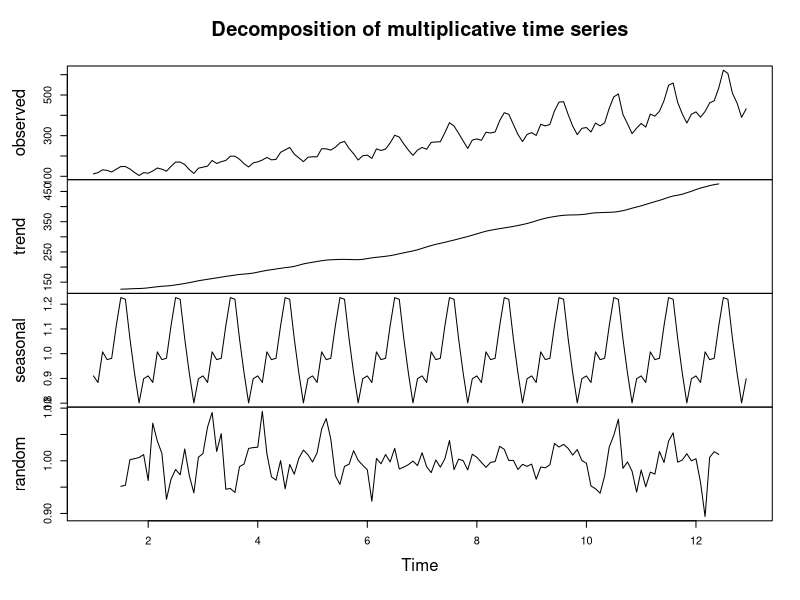
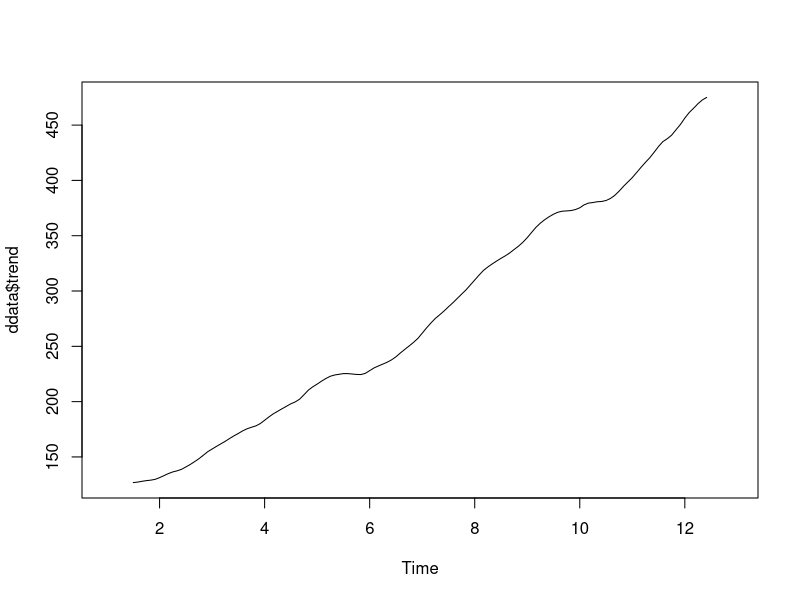
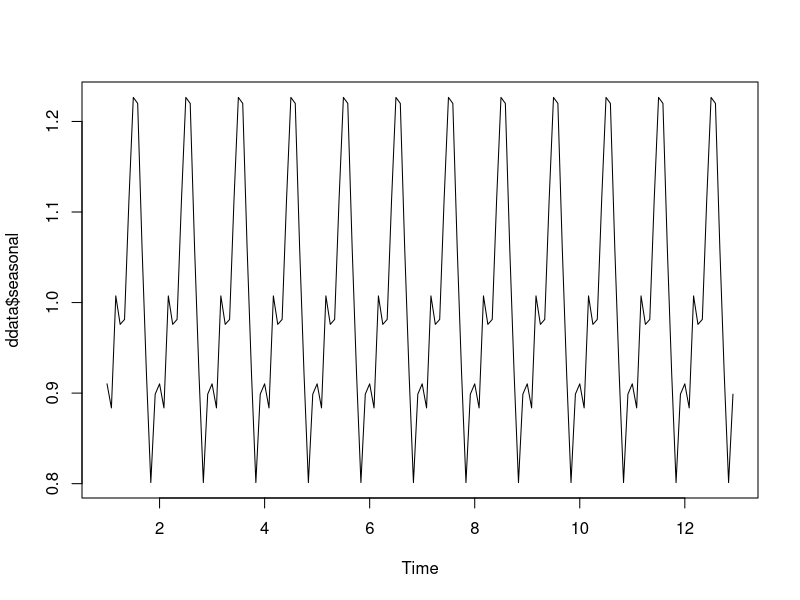
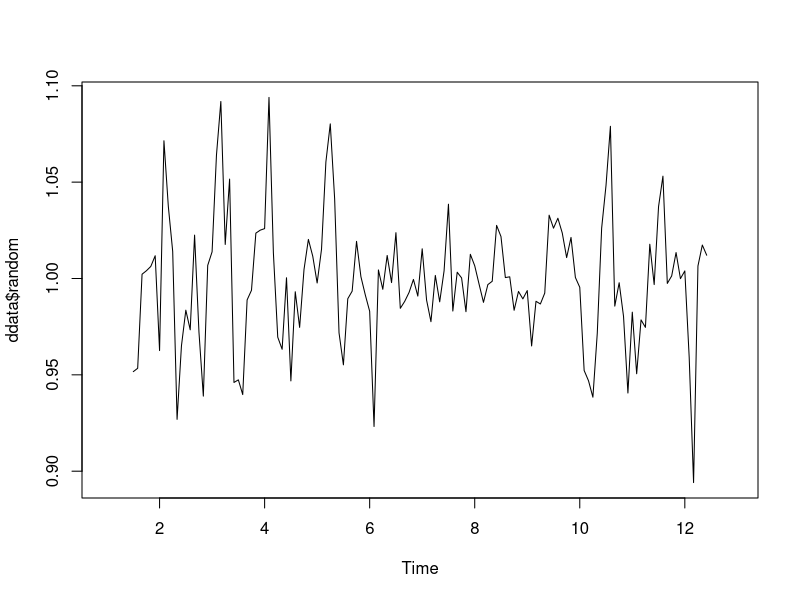
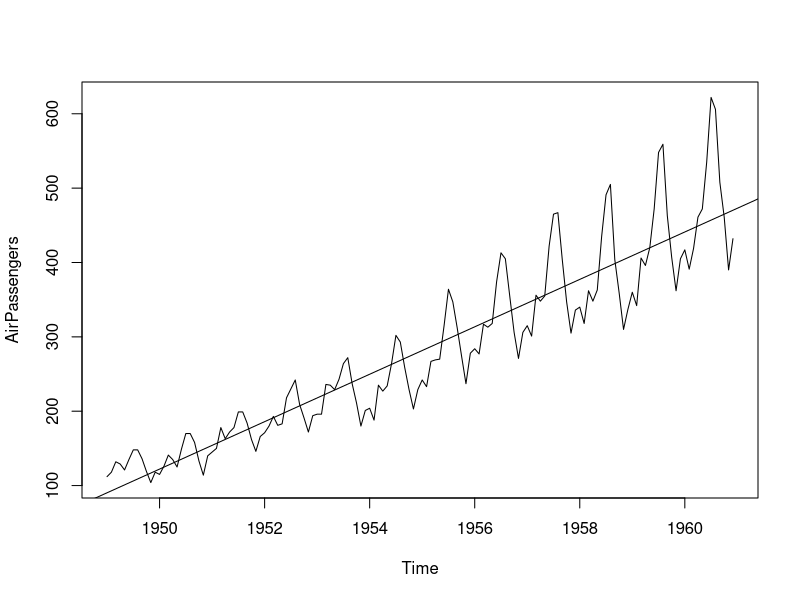
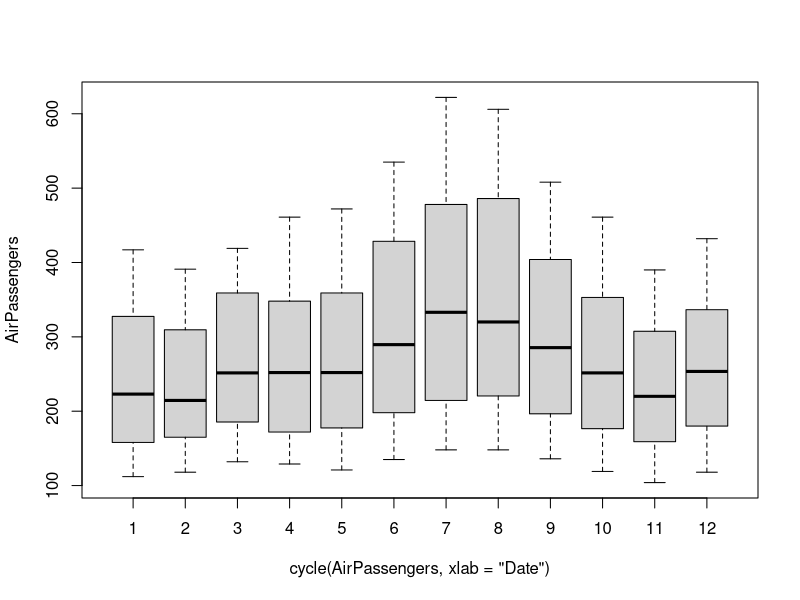
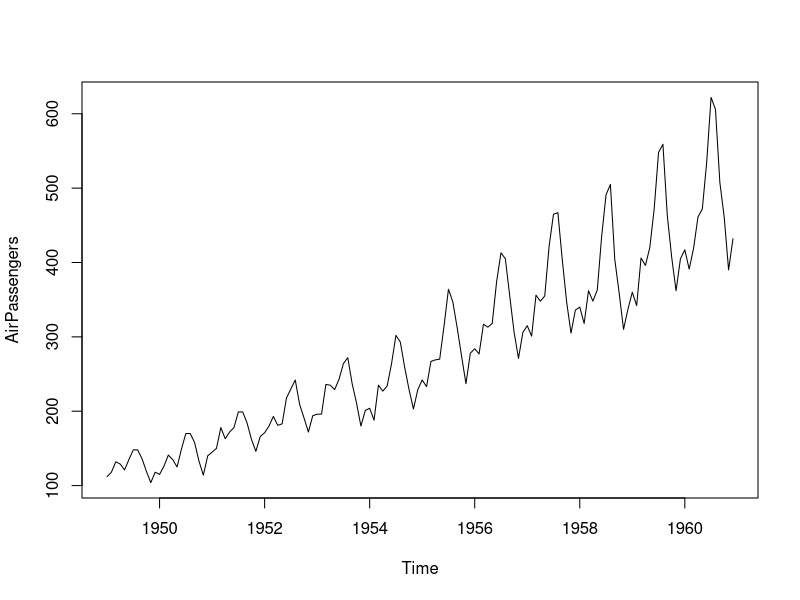
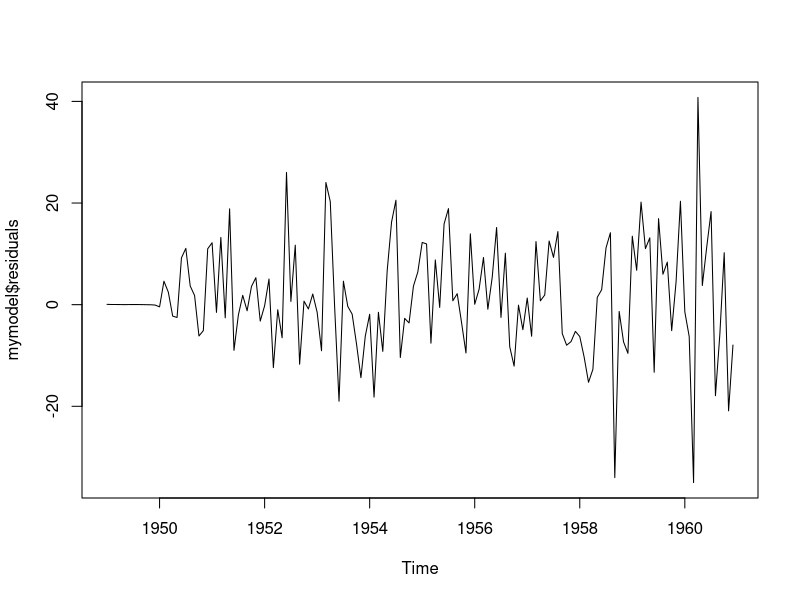

Recreate these plots in R, in order.
## ---- chunk 1
#Install and load parkages
#install.packages("forecast")
#install.packages("tseries")
## ---- chunk 2
library(forecast)
library(tseries)
## ---- chunk 3
data("AirPassengers")
class(AirPassengers)
## ---- chunk 4
start(AirPassengers)
end(AirPassengers)
frequency(AirPassengers)
## ---- chunk 5
sum(is.na(AirPassengers))

## ---- chunk 6
summary(AirPassengers)
AirPassengers
## ---- chunk 7
tsdata<-ts(AirPassengers, frequency = 12)
ddata <- decompose(tsdata, "multiplicative")
## ---- chunk 8
plot(ddata)

## ---- chunk 9
plot(ddata$trend)
## ---- chunk 10
plot(ddata$seasonal)

## ---- chunk 11
plot(ddata$random)
## ---- chunk 12
plot(AirPassengers)
abline(reg = lm(AirPassengers~time(AirPassengers)))
cycle(AirPassengers)
## ---- chunk 13
boxplot(AirPassengers~cycle(AirPassengers, xlab="Date"))

## ---- chunk 14
plot(AirPassengers)

## ---- chunk 15
mymodel <- auto.arima(AirPassengers)
mymodel
## ---- chunk 16
auto.arima(AirPassengers, ic="aic", trace=TRUE)

## ---- chunk 17
plot.ts(mymodel$residuals)

## ---- chunk 18
acf(ts(mymodel$residuals), main="ACF Residual")
pacf(ts(mymodel$residuals), main="PACF Residual")

## ---- chunk 19
myforecast<-forecast(mymodel, level=c(95), h=10*12)
plot(myforecast)
## ---- chunk 20
Box.test(mymodel$resid, lag=5, type="Ljung-Box")
Box.test(mymodel$resid, lag=10, type="Ljung-Box")
Box.test(mymodel$resid, lag=15, type="Ljung-Box")
